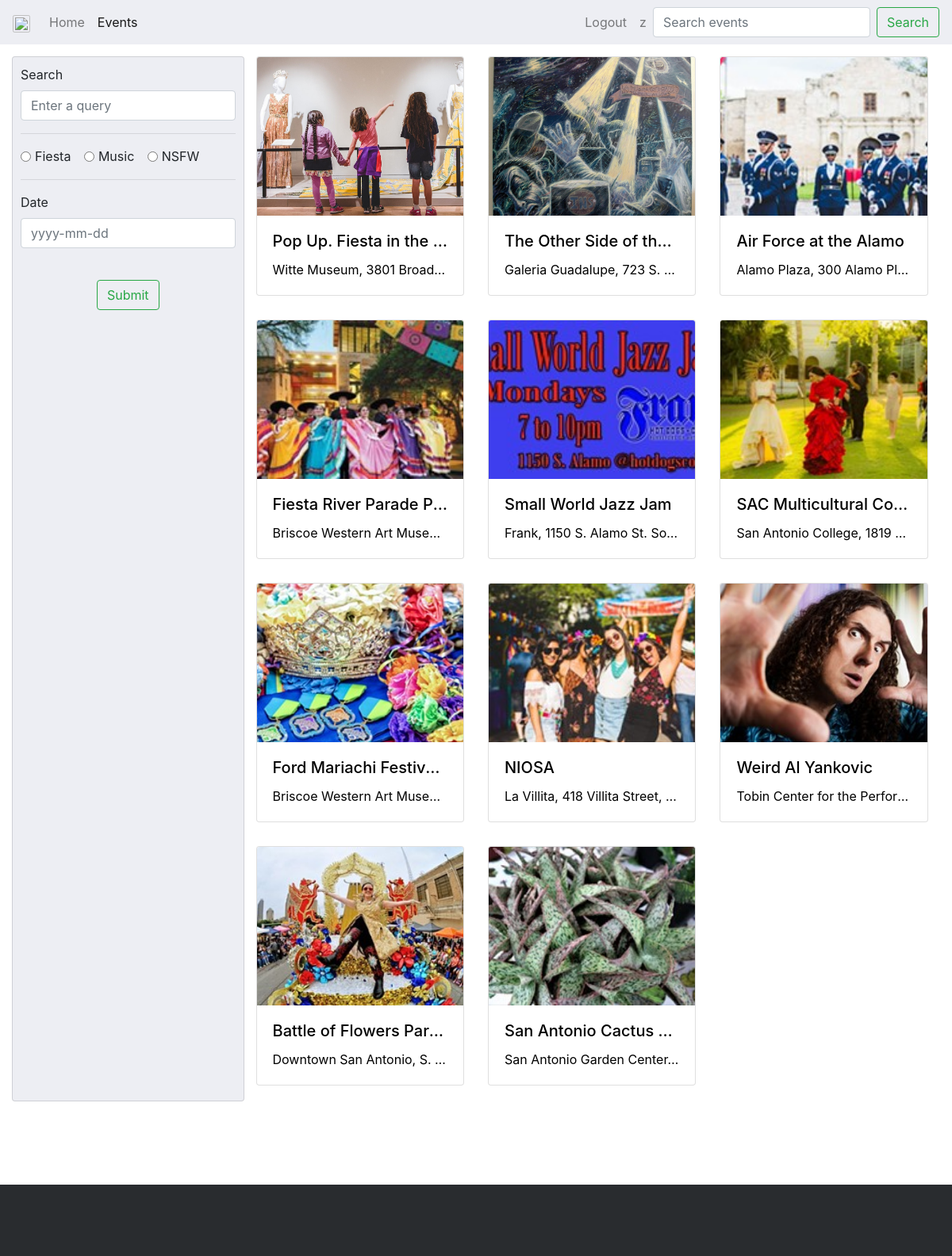
/events/ (signed in), run on the app's committed database.
### cal/models.py (models this page shows, shortened)
class Event(models.Model):
    title = models.CharField(max_length=100, primary_key=True)
    desc = models.TextField()
    price = models.DecimalField(max_digits=6, decimal_places=2, default=0)
    venue = models.CharField(max_length=100)
    startDate = models.DateTimeField()
    imgLoc = models.CharField(max_length=100, default='default.jpg')
    category = models.CharField(max_length=100, default='default')
    class Meta:
        ordering = [ 'startDate' ]
    def get_absolute_url(self):
        return reverse('event-detail', args=[self.title])

### cal/views.py (the view)
# urls.py: re_path(r'^events/$' ,views.events, name='event-list'),
def events(request):
    event_list = Event.objects.all()
    if request.GET.__contains__('search'):
        searchParam = request.GET.__getitem__('search');
        event_list = event_list.filter(Q(title__icontains=searchParam) |
                                          Q(desc__icontains=searchParam))
    if request.GET.__contains__('category'):
        catParam = request.GET.__getitem__('category');
        event_list = event_list.filter(category__icontains=catParam)
    return render(request, 'cal/event_list.html', {'event_list' : event_list} )

### cal/templates/cal/event_list.html (shortened to what this page needs)
{% extends "base_generic.html" %}
{% block content %}
{% load static %}
<link rel="stylesheet" href="{% static 'css/style_list.css' %}">
<div class="row" style="padding: 15px; width: 100%; margin: 0px;">
  <div class="col-md-3" id="formCol">
    <form id="filter-form" class="collapse" action="/events" type="GET">
      <div class="form-group">
        <label for="searchBar">Search</label>
        <input type="text" name="search" class="form-control" id="searchBar" placeholder="Enter a query">
      </div>
      <hr/>
      <div class="form-group">
        <div class="form-check form-check-inline">
          <input class="form-check-input" type="radio" name="category" id="cat1" value="Fiesta">
          <label class="form-check-label" for="cat1">Fiesta</label>
        </div>
        <div class="form-check form-check-inline">
          <input class="form-check-input" type="radio" name="category" id="cat2" value="Music">
          <label class="form-check-label" for="cat2">Music</label>
        </div>
        <div class="form-check form-check-inline">
          <input class="form-check-input" type="radio" name="category" id="cat3" value="NSFW">
          <label class="form-check-label" for="cat3">NSFW</label>
        </div>
      </div>
      <hr/>
      <div class="form-group">
        <label for="datepicker">Date</label>
        <input type="text" name="date" class="form-control" id="datepicker" pattern="^\d{4}-\d{2}-\d{2}$" placeholder="yyyy-mm-dd">
      </div>
      <br/>
      <p class="text-center">
        <button class="btn btn-outline-success center">Submit</button>
      </p>
    </form>
  </div>
  <div class="col-md-9">
    <div class="row">
      {% if event_list %}
        {% for event in event_list %}
        <div class="col-lg-4 col-md-6 col-sm-6">
          <a href="{{event.get_absolute_url}}">
            <div class="card event-card">
              {% load static %}
              <img class="card-img-top" src="{% static event.imgLoc %}" alt="default image" style="height: 200px; object-fit: cover;">
              <div class="card-body" style="height: 100px;">
                <h5 class="card-title text-truncate">{{ event.title }}</h5>
                <p class="card-text text-truncate">{{ event.venue }}</p>
              </div>
            </div>
          </a>
        </div>
        {% endfor %}
      {% endif %}
    </div>
  </div>
</div>
{% endblock %}

### cal/templates/base_generic.html (shortened to what this page needs)
<!DOCTYPE html>
<html>
  <head>
    <link rel="stylesheet" href="https://maxcdn.bootstrapcdn.com/bootstrap/4.0.0/css/bootstrap.min.css">
    <link rel="stylesheet" href="path/to/font-awesome/css/font-awesome.min.css">
    <link rel="stylesheet" href="https://code.jquery.com/ui/1.12.1/themes/base/jquery-ui.css">
    {% load static %}
    <link rel="stylesheet" href="{% static 'css/styles.css' %}">
  </head>
    <body>
      <nav class="navbar navbar-expand-lg navbar-light bg-light" style="background-color: #edeef3 !important;">
        <a class="navbar-brand" href="#"><img src="https://cdn3.volusion.com/drk7m.puwj5/v/vspfiles/photos/636_Brown_Women-2.jpg" style="width:70px; padding: 2px; border: 1px solid silver; border-radius: 10%"></a>
        <div class="collapse navbar-collapse justify-content-end" id="navbarNavAltMarkup">
          <div class="navbar-nav mr-auto">
            <a class="nav-item nav-link" id="nav-home" href="/">Home</a>
            <a class="nav-item nav-link" id="nav-events" href="/events">Events</a>
          </div>
          <div class="navbar-nav my-2 my-lg-0 ml-auto">
            {% if user.is_authenticated %}
            <a class="nav-item nav-link" href="{% url 'logout'%}?next={{request.path}}">Logout</a>
            <li class="nav-item nav-link" style="color: rgba(0,0,0,.5)">{{ user.get_username }}</li>
            {% else %}
            <a class="nav-item nav-link" id="nav-login" href="{% url 'login'%}">Login</a>
            <a class="nav-item nav-link" id="nav-register" href="{% url 'register'%}">Register</a>
            {% endif %}
            <form class="form-inline" id="nav-form" action="/events" type="GET">
              <input class="form-control mr-sm-2" type="text" name="search" id="navSearchBar" placeholder="Search events" aria-label="Search events">
              <button class="btn btn-outline-success my-2 my-sm-0">Search</button>
            </form>
          </div>
        </div>
      </nav>
    {% block content %}
    {% endblock %}
  		<footer class="footer-distributed">
  		</footer>
  </body>
</html>

### cal/static/css/styles.css (style rules this page uses)
.footer-distributed { background-color: #292c2f; box-shadow: 0 1px 1px 0 rgba(0, 0, 0, 0.12); box-sizing: border-box; width: 100%; text-align: left; font: normal 16px sans-serif; padding: 45px 50px; margin-top: 80px; }

### cal/static/css/style_list.css (style rules this page uses)
.col-md-6 { margin-bottom: 30px; }
#formCol { background-color: #edeef3; padding: 10px; margin-bottom: 10px; border: 1px solid rgba(0, 0, 0, 0.125); border-radius: 4px; }
a { text-decoration: none ; color: black; }
.card-body { transition: background-color 0.5s ease; }
body { height: 100%; }

### data on the page
Event: imgLoc (picture), title "Pop Up. Fiesta in the…", venue "Witte Museum, 3801 Broad…"
Event: imgLoc (picture), title "The Other Side of th…", venue "Galeria Guadalupe, 723 S.…"
Event: imgLoc (picture), title "Air Force at the Alamo", venue "Alamo Plaza, 300 Alamo Pl…"
Event: imgLoc (picture), title "Fiesta River Parade…", venue "Briscoe Western Art Muse…"
Event: imgLoc (picture), title "Small World Jazz Jam", venue "Frank, 1150 S. Alamo St. So…"
Event: imgLoc (picture), title "SAC Multicultural Co…", venue "San Antonio College, 1819…"
Event: imgLoc (picture), title "Ford Mariachi Festiv…", venue "Briscoe Western Art Muse…"
Event: imgLoc (picture), title "NIOSA", venue "La Villita, 418 Villita Street,…"
Event: imgLoc (picture), title "Weird Al Yankovic", venue "Tobin Center for the Perfor…"
Event: imgLoc (picture), title "Battle of Flowers Par…", venue "Downtown San Antonio, S.…"
Event: imgLoc (picture), title "San Antonio Cactus…", venue "San Antonio Garden Center…"

### other printed values
{{ user.get_username }} "z"
